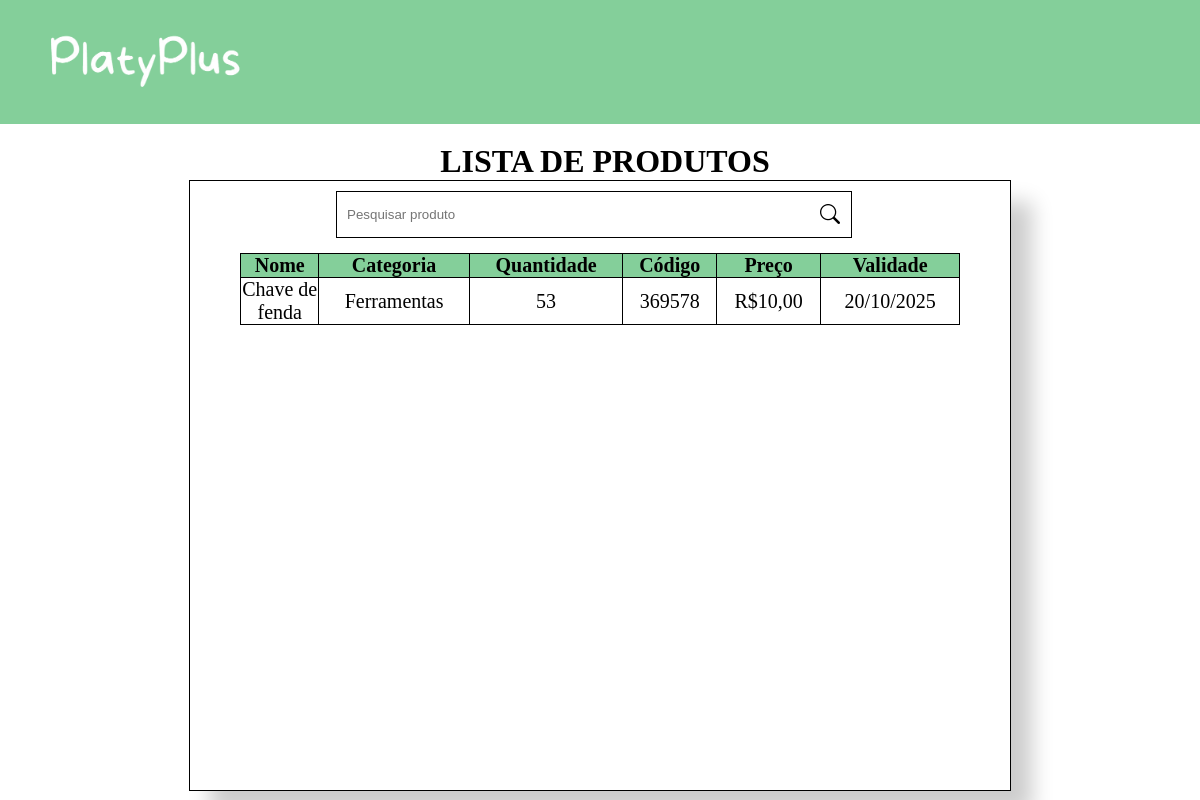
The app's page /lista, older data.
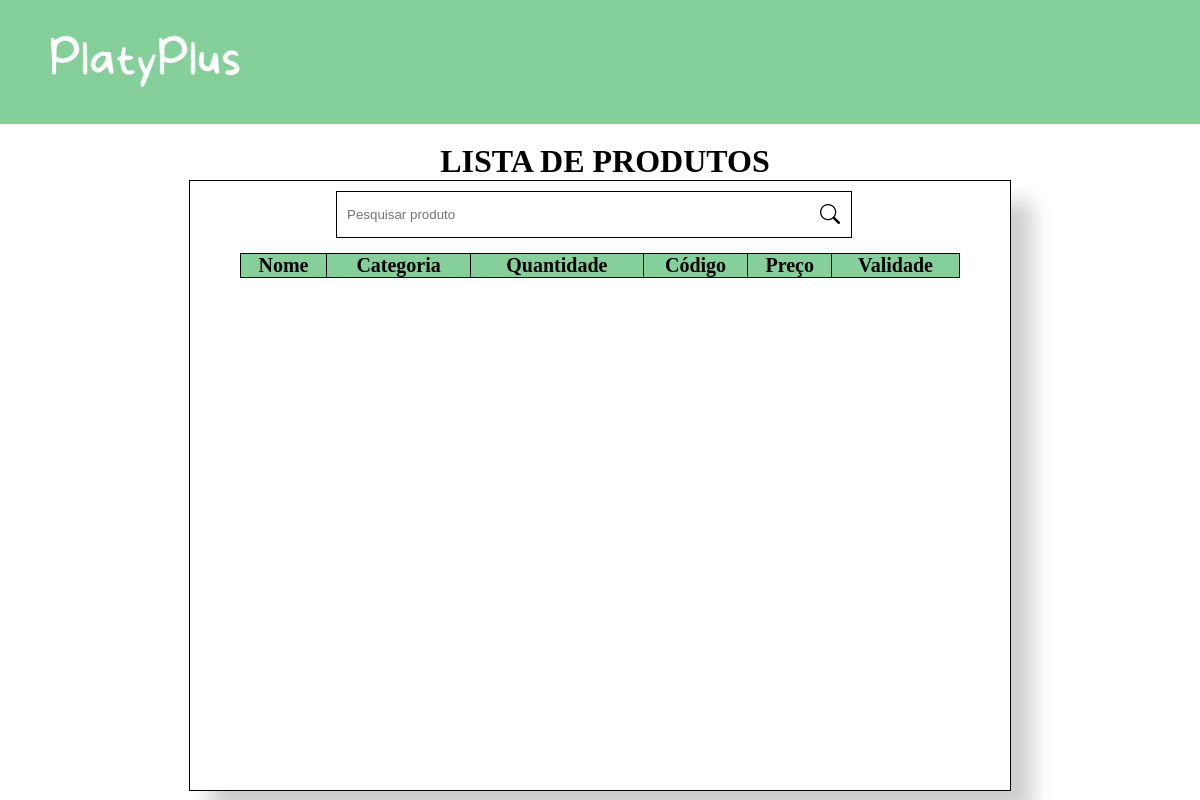
The same page, newer data.
### models.py (models this page shows, shortened)
class Produto(Base):
    __tablename__ = 'produtos'
    produto_id = Column(Integer, primary_key=True, unique=True)
    nome_produto = Column(String(80), nullable=False, index=True)
    quantidade_produto = Column(Integer, nullable=False, index=True)
    codigo_produto = Column(String(40), nullable=False, index=True)
    categoria_produto = Column(String(40), nullable=False, index=True)
    preco_produto = Column(String(40), nullable=False, index=True)
    validade_produto = Column(String(10), nullable=False, index=True)
    def serialize_produto(self):
        dados_produto = {
            "produto_id": self.produto_id,
            "nome_produto": self.nome_produto,
            "quantidade_produto": self.quantidade_produto,
            "codigo_produto": self.codigo_produto,
            "categoria_produto": self.categoria_produto,
            "preco_produto": self.preco_produto,
            "validade_produto": self.validade_produto
        }
        return dados_produto

### app.py (the view)
@app.route('/lista')
def lista():
    lista_produtos = select(Produto).select_from(Produto)
    lista_produtos = db_session.execute(lista_produtos).scalars()
    listaProdutos = []
    for produto in lista_produtos:
        listaProdutos.append(produto.serialize_produto())
    print(listaProdutos)
    return render_template('lista.html', var_produtos=listaProdutos)

### templates/lista.html (shortened to what this page needs)
<!DOCTYPE html>
<html lang="pt-br">
<head>
    <link rel="stylesheet" href="/static/lista.css">
    <link rel="stylesheet" href="https://cdn.jsdelivr.net/npm/bootstrap-icons@1.10.3/font/bootstrap-icons.css">
</head>
<body>
    <header>
        <div class="logo">
            <img src="/static/img/PlatyPlusWhite.png">
        </div>
    </header>
    <div class="container">
            <h1>LISTA DE PRODUTOS</h1>
            <div class="box">
                <form class="search-container">
                    <input type="text" id="search-bar" placeholder="Pesquisar produto">
                    <i class="bi bi-search"></i>
                </form>
                <table>
                    <tr>
                        <th class="id">Nome</th>
                        <th class="id">Categoria</th>
                        <th class="id">Quantidade</th>
                        <th class="id">Código</th>
                        <th class="id">Preço</th>
                        <th class="id">Validade</th>
                    {% for produto in var_produtos %}
                        <tr>
                            <td>{{ produto.nome_produto }}</td>
                            <td>{{ produto.categoria_produto }}</td>
                            <td>{{ produto.quantidade_produto }}</td>
                            <td>{{ produto.codigo_produto }}</td>
                            <td>{{ produto.preco_produto }}</td>
                            <td>{{ produto.validade_produto }}</td>
                        </tr>
                    {% endfor %}
                    </tr>
                </table>
            </div>
    </div>
</body>
</html>

### static/lista.css (style rules this page uses)
* { margin: 0; padding: 0; }
.container { display: flex; flex-direction: column; justify-content: center; align-items: center; height: calc(100vh - 124px); }
h1 { padding-left: 10px; margin-top: 10px; }
header { background-color: #84cf9a; display: flex; padding: 30px 40px; }
.logo>img { height: 60px; }
.box { background-color: #ffffff; display: flex; align-items: center; flex-direction: column; row-gap: 15px; padding-left: 50px; padding-right: 50px; width: 60%; height: 90%; border: 1px solid black; box-shadow: 21px 22px 20px rgba(0, 0, 0, 0.2); font-size: 20px; }
form>i { padding: 12px; position: absolute; }
form { display: flex; flex-direction: column; justify-content: center; align-items: end; margin-top: 10px; width: 70%; }
table { width: 100%; border: 1px solid black; border-collapse: collapse; }
th { background-color: #84cf9a; border: 1px solid black; }
.id { width: 10px; }

Row changes from the older to the newer data that the page shows:
removed Produto: nome_produto "Chave de fenda", categoria_produto "Ferramentas", quantidade_produto "53", codigo_produto "369578", preco_produto "R$10,00", validade_produto "20/10/2025"
